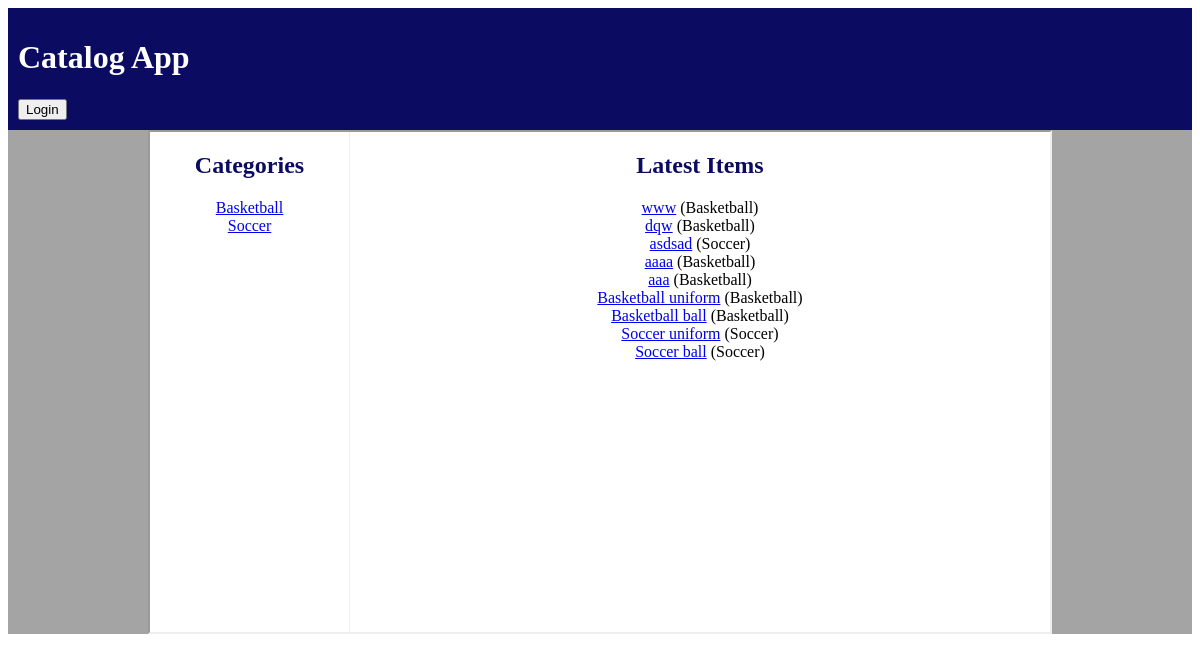
The app's page /catalog/, older data.
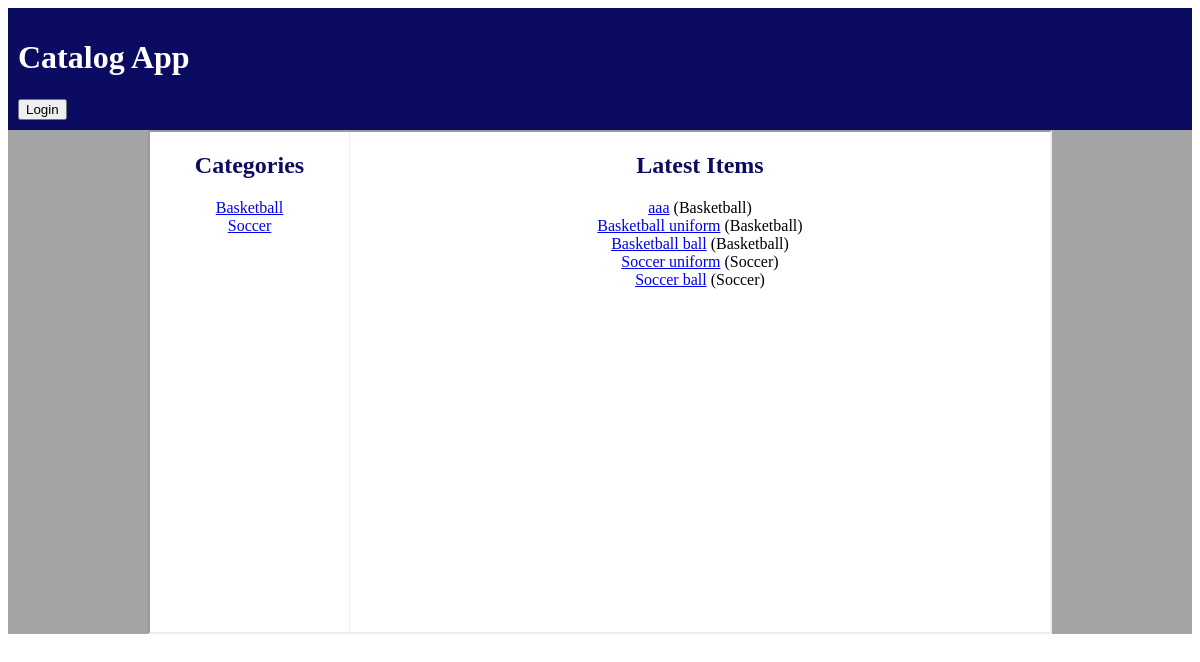
The same page, newer data.
### database_setup.py (models this page shows, shortened)
class Category(Base):
    __tablename__ = 'category'
    id = Column(Integer, primary_key=True)
    name = Column(String(250), nullable=False)

class Item(Base):
    __tablename__ = 'item'
    id = Column(Integer, primary_key = True)
    name =Column(String(80), nullable = False)
    description = Column(String(250))
    category_id = Column(Integer,ForeignKey('category.id'))
    category = relationship(Category)
    user_id = Column(Integer, ForeignKey('user.id'))
    user = relationship(User)

### application.py (the view)
@app.route('/')
@app.route('/catalog/')
def showCatalog():
    categories = session.query(Category).order_by(asc(Category.name))
    items = session.query(Item).order_by(desc(Item.id))
    if 'username' not in login_session:
        return render_template('main.html', category=categories, item=items)
    else:
        return render_template('private_main.html', category=categories, item=items)

### templates/main.html
<!DOCTYPE html>
<html lang="en">
	<head>
		<link rel=stylesheet type=text/css href="{{ url_for('static', filename='styles.css') }}">
	</head>
  <body>
    <header>
  		<div class = "header">
  			<h1 class="title">Catalog App</h1>
  		</div>
      <button type="button" onclick="location.href='{{url_for('showLogin')}}' ">Login</button>
  	</header>
    <section>
      <center>
      	<div class="wrapper">
      		<div class="categories">
      			<h2 class="cate_name">Categories</h2>
      				{% for i in category %}
      				<a class="cate_value" href="{{ url_for('showItems', category_name=i.name)}}">{{i.name}}<br></a>
      				{% endfor %}
      		</div>
      		<div class="items">
      			<h2 class="cate_name">Latest Items</h2>
              {% for i in item %}
              <a class="cate_value" href="{{ url_for('showDecription', category_name=i.category.name, item_name=i.name)}}">{{i.name}}</a>
              <a>({{i.category.name}})<br></a>
              {% endfor %}
      		</div>
      	</div>
      </center>
    </section>
  </body>
</html>

### static/styles.css (style rules this page uses)
header { text-align: 100px; margin-right: auto; margin-left: auto; padding: 10px; background-color: #0B0B61; }
section { background-color: #A4A4A4; }
.cate_name { font-size: 150%; color: #0B0B61; }
.title { color: #fff; }
.header { width:100%; height:60px; }
.wrapper { width:900px; height:500px; padding:0px; background-color: #A4A4A4; border: 2px inset; }
.categories { float:left; width:199px; height:500px; background-color: #fff; border-right: 1px groove }
.items { float:left; width:700px; height:500px; background-color: #fff; }

Row changes from the older to the newer data that the page shows:
removed Item: name "www", category.name "Basketball"
removed Item: name "dqw", category.name "Basketball"
removed Item: name "asdsad", category.name "Soccer"
removed Item: name "aaaa", category.name "Basketball"
